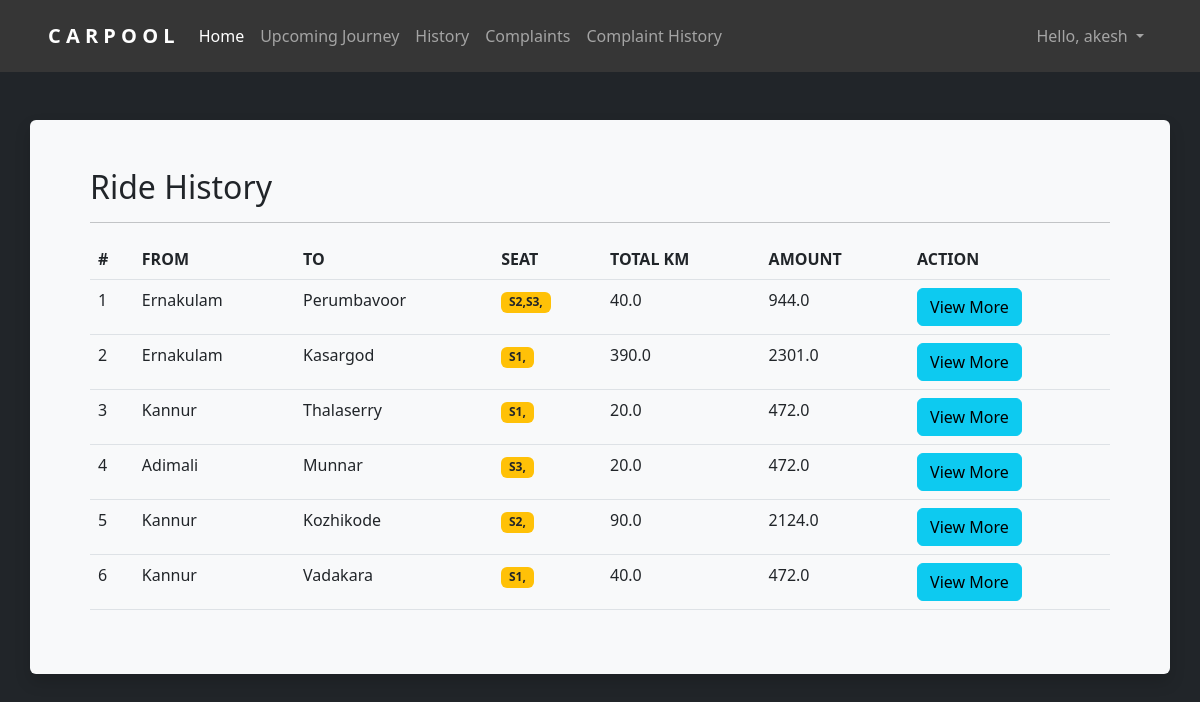
/booking/history/ (signed in), run on the app's committed database.
### accounts/models.py (models this page shows)
class User(AbstractUser):
    phone = models.CharField(
        max_length=10,
        unique=True,
        null=False,
        blank=False
    )
    def __str__(self) -> str:
        return super().__str__()

### user/models.py (models this page shows)
class Booking(models.Model):
    ride = models.ForeignKey(
        to=Ride,
        on_delete=models.CASCADE
    )
    user = models.ForeignKey(
        to=UserExtra,
        on_delete=models.CASCADE
    )
    source = models.CharField(
        max_length=100,
        default=''
    )
    destination = models.CharField(
        max_length=100,
        default=''
    )
    seat = models.CharField(
        max_length=10,
        default=''
    )
    total_km = models.FloatField(
        default=0.0
    )
    amount = models.FloatField(
        default=0.0
    )
    created_at = models.DateTimeField(auto_now_add=True)
    status = models.SmallIntegerField(
        default=0
    )

### user/views.py (the view)
# urls.py: path('booking/history/', history, name='user_history'),
@login_required(login_url='accounts_signin')
def history(request):
    if request.method == 'GET':
        today = datetime.now()
        bookings = Booking.objects.filter(user__user=request.user, ride__departure_time__lt=today)
        context = {}
        context['bookings'] = bookings
        return render(request, 'user/history.html', context)

### user/templates/user/history.html
{% extends 'user/shared/base.html' %}
{% block main %}
    <div class="row my-5 p-5 bg-light shadow rounded">
        <div class="col-12">
            <h2>Ride History</h2>
            <hr>
            <table class="table">
                <thead>
                    <tr>
                        <th>#</th>
                        <th>FROM</th>
                        <th>TO</th>
                        <th>SEAT</th>
                        <th>TOTAL KM</th>
                        <th>AMOUNT</th>
                        <th>ACTION</th>
                    </tr>
                </thead>
                <tbody>
                    {% for booking in bookings %}
                        <tr>
                            <td>{{ forloop.counter }}</td>
                            <td>{{ booking.source }}</td>
                            <td>{{ booking.destination }}</td>
                            <td><span class="badge bg-warning text-uppercase text-dark">{{ booking.seat }}</span></td>
                            <td>{{ booking.total_km }}</td>
                            <td>{{ booking.amount }}</td>
                            <td>
                                <a href="{% url 'user_ride_info' id=booking.ride_id %}?next=history" class="btn btn-info">View More</a>
                            </td>
                        </tr>
                    {% endfor %}
                </tbody>
            </table>
        </div>
    </div>
{% endblock main %}

### user/templates/user/shared/base.html (shortened to what this page needs)
{% load static %}
<!doctype html>
<html lang="en">
<head>
  <link href="https://cdn.jsdelivr.net/npm/bootstrap@5.2.1/dist/css/bootstrap.min.css" rel="stylesheet"
>
  <link rel="stylesheet" href="https://cdn.jsdelivr.net/npm/bootstrap-icons@1.10.3/font/bootstrap-icons.css">
</head>
<body class="bg-dark">
  <header>
    {% include 'user/shared/nav.html' %}
  </header>
  <main>
    <div class="container">
      {% block main %}
      {% endblock main %}
    </div>
  </main>
</body>
</html>

### user/templates/user/shared/nav.html (shortened to what this page needs)
{% load static %}
<nav class="navbar navbar-expand-sm navbar-dark px-5 py-3" style="background-color: #363636;">
    <a class="navbar-brand" href="#">
        <span class="my-3" style="font-weight: bold;">C A R P O O L</span>
    </a>
    <div class="collapse navbar-collapse" id="collapsibleNavId">
        <ul class="navbar-nav mt-2 mt-lg-0">
            <li class="nav-item">
                <a class="nav-link active" href="{% url 'user_index' %}" aria-current="page">Home</a>
            </li>
            {% if user.is_authenticated %}
            <li class="nav-item">
                <a class="nav-link" href="{% url 'user_upcoming_journey' %}">Upcoming Journey</a>
            </li>
            <li class="nav-item">
                <a class="nav-link" href="{% url 'user_history' %}">History</a>
            </li>
            <li class="nav-item">
                <a class="nav-link" href="{% url 'user_user_complaints' %}">Complaints</a>
            </li>
            <li class="nav-item">
                <a class="nav-link" href="{% url 'user_user_complaints_history' %}">Complaint History</a>
            </li>
            {% endif %}
        </ul>
        <ul class="navbar-nav ms-auto mt-2 mt-lg-0">
            {% if user.is_authenticated %}
                <li class="nav-item dropdown">
                    <a class="nav-link dropdown-toggle" href="#" role="button" data-bs-toggle="dropdown" aria-expanded="false">
                    Hello, {{ user }}
                    </a>
                </li>
            {% endif %}
        </ul>
    </div>
</nav>

### data on the page
User: username "akesh"
Booking: source "Ernakulam", destination "Perumbavoor", seat "S2,S3,", total_km "40.0", amount "944.0"
Booking: source "Ernakulam", destination "Kasargod", seat "S1,", total_km "390.0", amount "2301.0"
Booking: source "Kannur", destination "Thalaserry", seat "S1,", total_km "20.0", amount "472.0"
Booking: source "Adimali", destination "Munnar", seat "S3,", total_km "20.0", amount "472.0"
Booking: source "Kannur", destination "Kozhikode", seat "S2,", total_km "90.0", amount "2124.0"
Booking: source "Kannur", destination "Vadakara", seat "S1,", total_km "40.0", amount "472.0"
